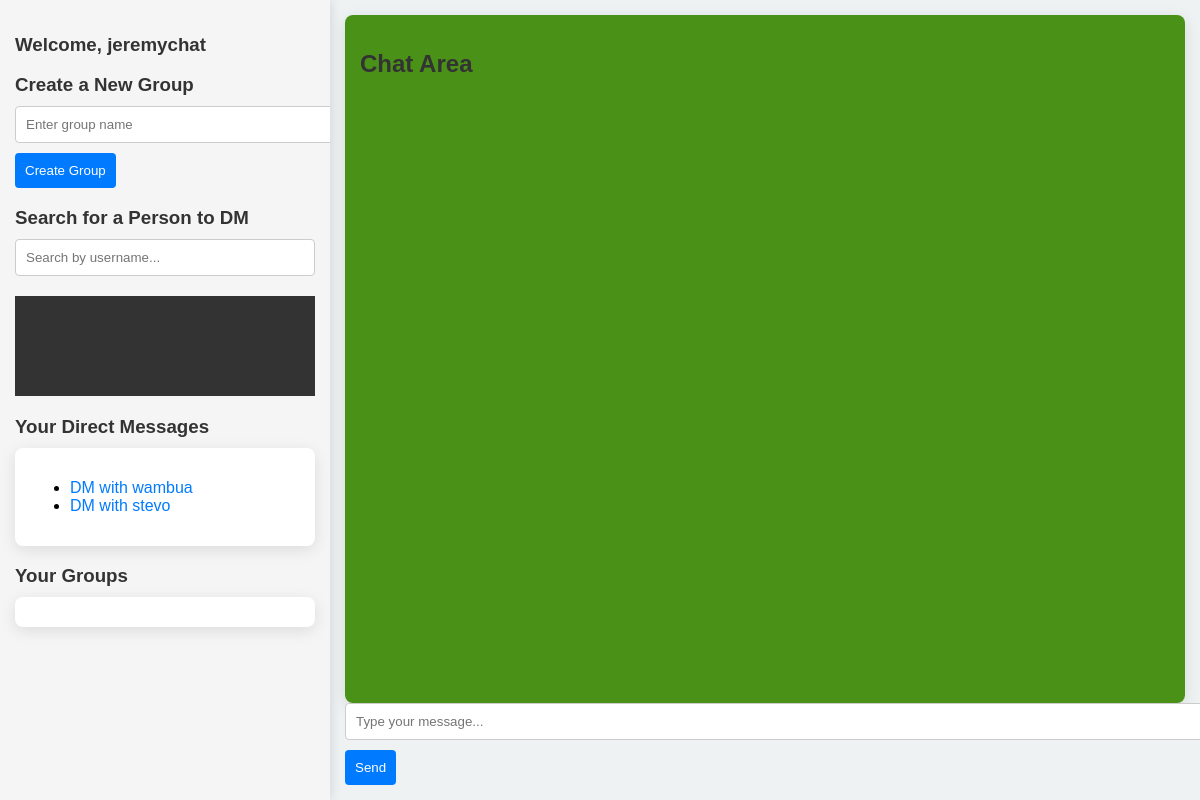
Screenshot of /chat/home/ (signed in) with the database file from the repository.
### mainapp/models.py (models this page shows, shortened)
class CustomUser(AbstractUser):
    CATEGORY_CHOICES = [
        ('student', 'student'),
        ('mentor', 'mentor'),
    ]
    category = models.CharField(max_length=10, choices=CATEGORY_CHOICES)
    last_active = models.DateTimeField(null=True, blank=True)
    def __str__(self):
        return f"{self.username} ({self.get_category_display()})" #allows displaying the human readable label for the category instead of the database value

### mainapp/views.py (the view)
# urls.py: path("home/", views.home_view, name='home'),
@login_required
def home_view(request):
    user = request.user
    notifications = Notification.objects.filter(user=user, is_read=False)
    dms_as_sender = Message.objects.filter(sender=user)
    dms_as_recipient = Message.objects.filter(recipient=user)
    all_dms = chain(dms_as_sender, dms_as_recipient)
    unique_dm_users = {dm.sender if dm.recipient == user else dm.recipient for dm in all_dms}
    groups = Group.objects.prefetch_related('group_memberships__user').all()
    context = {
        'unique_dm_users': unique_dm_users,
        'notifications': notifications,
        'groups': groups,
    }
    print("Context data:", context)
    return render(request, 'mainapp/home.html', context)

### mainapp/templates/mainapp/home.html (shortened to what this page needs)
<!DOCTYPE html>
<html lang="en">
<head>
</head>
<body>
    <div class="main-container">
        <div class="left-section">
            <h3>Welcome, {{ request.user.username }}</h3>
            <div class="container">
                <div class="create-group">
                    <h3>Create a New Group</h3>
                    <form method="POST" action="{% url 'create_group' %}">
                        <input type="text" name="group_name" placeholder="Enter group name" required>
                        <button type="submit">Create Group</button>
                    </form>
                </div>
            </div>
            <div class="container search-users">
                <h3>Search for a Person to DM</h3>
                <input type="search" id="user-search" placeholder="Search by username..." onkeyup="searchUser()">
                <ul class="search-results" id="search-results"></ul>
            </div>
            <div class="container">
                <h3>Your Direct Messages</h3>
                <div class="card">
                    <ul id="dm-list">
                        {% for user in unique_dm_users %}
                            <li><a href="#" class="dm-link" data-username="{{ user.username }}">DM with {{ user.username }}</a></li>
                        {% endfor %}
                    </ul>
                </div>
            </div>
            <div class="container">
                <h3>Your Groups</h3>
                <div class="card">
                </div>
            </div>
        </div>
        <div class="right-section">
            <div class="chat-box">
                <h2>{% if receiver %}Chat with {{ receiver.username }}{% else %}Chat Area{% endif %}</h2>
            </div>
            <div>
                <input type="text" id="message-input" placeholder="Type your message...">
                <button onclick="sendMessage()">Send</button>
            </div>
        </div>
    </div>
</body>
</html>

### mainapp/templates/mainapp/home.html (style rules this page uses)
body { font-family: 'Arial', sans-serif; margin: 0; padding: 0; background-color: #eef2f3; display: flex; height: 100vh; overflow: hidden; }
h2, h3 { color: #333; margin-bottom: 10px; }
.main-container { display: flex; width: 100%; height: 100%; }
.left-section { width: 30%; max-width: 300px; background-color: #f5f5f5; padding: 15px; box-shadow: 2px 0 10px rgba(0, 0, 0, 0.1); overflow-y: auto; }
.search-users { margin-bottom: 20px; }
.search-results { position: relative; z-index: 1000; width: 100%; min-height: 100px; height: auto; background-color: #333; list-style: none; padding: 0; margin-top: 10px; }
.card { background-color: #fff; border-radius: 8px; padding: 15px; margin-bottom: 10px; box-shadow: 0 4px 16px rgba(0, 0, 0, 0.1); transition: transform 0.2s ease, box-shadow 0.2s ease; }
.right-section { flex: 1; padding: 15px; display: flex; flex-direction: column; justify-content: flex-start; }
.chat-box { flex-grow: 1; border-radius: 8px; background-color: #4a9117; box-shadow: 0 4px 16px rgba(0, 0, 0, 0.1); overflow-y: auto; padding: 15px; }
input[type="search"], input[type="text"] { width: 100%; padding: 10px; margin-bottom: 10px; border: 1px solid #ccc; border-radius: 4px; }
button { background-color: #007bff; color: #fff; padding: 10px; border: none; border-radius: 4px; cursor: pointer; }
#dm-list a { color: #007bff; text-decoration: none; }

### rows the page displays
CustomUser: user.username "jeremychat"
CustomUser: username "wambua"
CustomUser: username "stevo"
